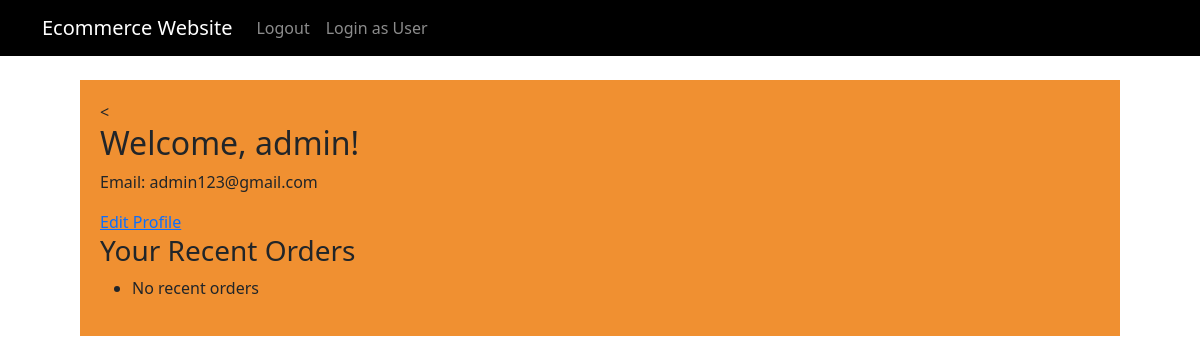
Page /user-dashboard/ (signed in) on the earlier database version.
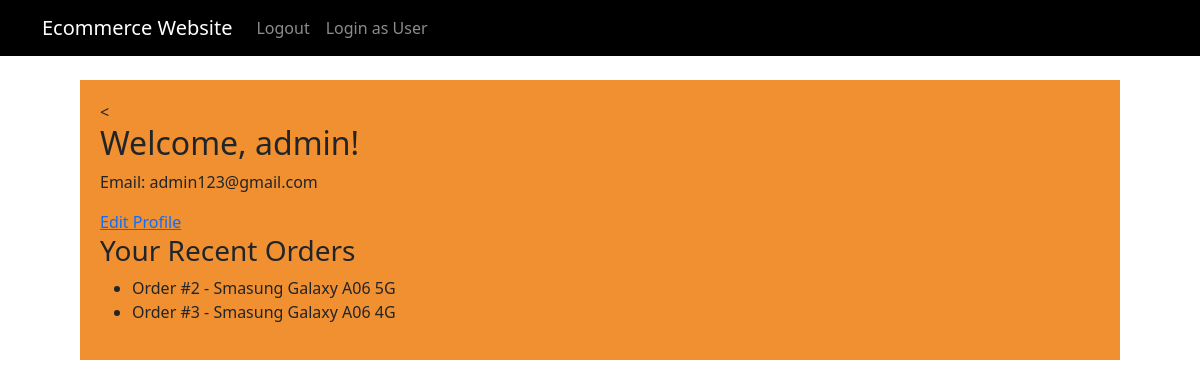
Same page on the later database version.
### products/models.py (models this page shows, shortened)
class Product(models.Model):
	subcategory=models.ForeignKey(SubCategory,on_delete=models.CASCADE)
	name=models.CharField(max_length=100)
	sku=models.CharField(max_length=50,unique=True)
	price=models.DecimalField(max_digits=10,decimal_places=2)
	stock=models.PositiveIntegerField()
	description=models.TextField(blank=True)
	image=models.ImageField(upload_to='porducts/',blank=True,null=True)

### user/views.py (the view)
# urls.py: path('user-dashboard/',user_views.user_dashboard,name='user-dashboard'),
@login_required
def user_dashboard(request):
    products = Product.objects.all()
    return render(request,'user/user_dashboard.html',{'products':products})

### user/templates/user/user_dashboard.html
{% extends "admin_panel/Base.html" %}
{% load static %}
{% block content %}
<<h2>Welcome, {{ user.username }}!</h2>
<p>Email: {{ user.email }}</p>
<a href="{% url 'profile' %}">Edit Profile</a>
<h3>Your Recent Orders</h3>
<ul>
  {% for product in products %}
    <li>Order #{{ product.id }} - {{ product.name }}</li>
  {% empty %}
    <li>No recent orders</li>
  {% endfor %}
</ul>
{% endblock %}

Differences in the rows shown:
added Product: id "2", name "Smasung Galaxy A06 5G"
added Product: id "3", name "Smasung Galaxy A06 4G"
Other differences:
text no longer shown: "No recent orders"
